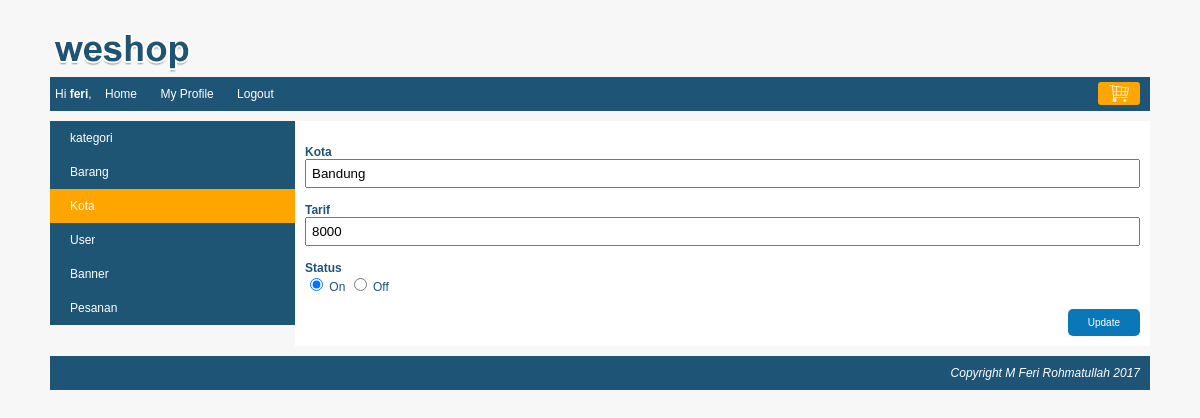
Page /index.php?page=my_profile&module=kota&action=form&kota_id=2 (signed in) on the committed database.
### tables this page shows
CREATE TABLE IF NOT EXISTS `kota` (
`kota_id` int(10) NOT NULL,
  `kota` varchar(150) NOT NULL,
  `tarif` int(10) NOT NULL,
  `status` enum('on','off') NOT NULL
);

### module/kota/form.php (the view)
<?php
	$kota_id = isset($_GET['kota_id']) ? $_GET['kota_id'] : false;
	$kota = "";
	$tarif = "";
	$status = "";
	$button = "Add";
	if($kota_id){
		$queryKota = mysqli_query($koneksi, "SELECT * FROM kota WHERE kota_id='$kota_id'");
		$row=mysqli_fetch_assoc($queryKota);
		$kota = $row['kota'];
		$tarif = $row['tarif'];
		$status = $row['status'];
		$button = "Update";
	}
?>
<form action="<?php echo BASE_URL."module/kota/action.php?kota_id=$kota_id"?>" method="post">
	<div class="element-form">
		<label>Kota</label>
		<span><input type="text" name="kota" value="<?php echo $kota; ?>" /></span>
	</div>
	<div class="element-form">
		<label>Tarif</label>
		<span><input type="text" name="tarif" value="<?php echo $tarif; ?>" /></span>
	</div>
	<div class="element-form">
		<label>Status</label>
		<span>
			<input type="radio" name="status" value="on" <?php if($status == "on"){ echo "checked"; } ?> /> On
			<input type="radio" name="status" value="off" <?php if($status == "off"){ echo "checked"; } ?> /> Off
		</span>
	</div>
	<div class="element-form">
		<span><input type="submit" name="button" value="<?php echo $button; ?>" class="submit-my-profile" /></span>
	</div>
</form>

### css/style.css (style rules this page uses)
body { font-family: arial; font-size: 12px; color:#1E5475; background: #F7F7F7; margin: 0px; }
.element-form { margin-bottom: 15px; }
.element-form label { display: block; font-weight:; }
.element-form span { display: block; }
.element-form span input[type="text"], input[type="password"], textarea, select, input[type="number"] { width: 100%; padding: 5px; box-sizing: border-box; }
.element-form label { font-weight: bold; }
.element-form input[type="submit"] { padding: 8px 20px; background-color: #0a77b9; border-radius: 5px; border: none; color: white; float: right; cursor: pointer; transition: background-color 0.5s; font-size: 10px; }
form { display: inline; margin-left: 7px; }
input[type="submit"] { background: #1e5475; border: none; color: white; padding: 5px 7px; border-radius: 2px; cursor: pointer; }

### rows in the picture
kota: kota "Bandung", tarif "8000", status "☑"

### other values in the picture
$nama "feri"
